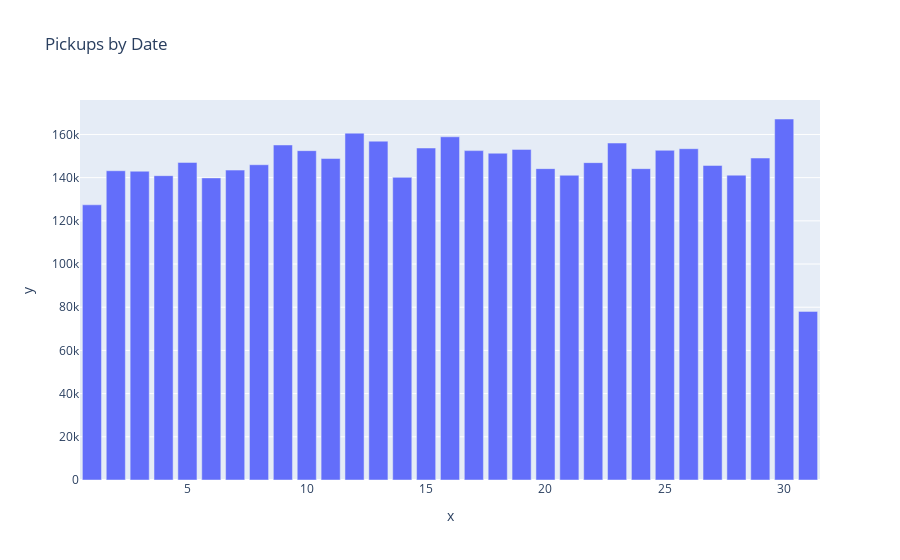

Write notebook code for a chart like this one.
### Code cell
px.bar(x=df["Date"].value_counts().index,
       y=df["Date"].value_counts(),
       title="Pickups by Date")

### Figure 1 — Plotly figure (JSON) as saved in the notebook; plotly's stock layout.template omitted (floating-point values rounded to 4 significant figures)
{"data": [{"alignmentgroup": "True", "hovertemplate": "x=%{x}<br>y=%{y}<extra></extra>", "legendgroup": "", "marker": {"color": "#636efa", "pattern": {"shape": ""}}, "name": "", "offsetgroup": "", "orientation": "v", "showlegend": false, "textposition": "auto", "type": "bar", "x": [30, 12, 16, 13, 23, 9, 15, 26, 19, 25, 17, 10, 18, 29, 11, 5, 22, 8, 27, 20, 24, 7, 2, 3, 28, 21, 4, 14, 6, 1, 31], "xaxis": "x", "y": [167160, 160606, 158921, 156892, 156032, 155135, 153726, 153405, 153088, 152667, 152524, 152500, 151319, 149086, 148860, 147054, 146952, 145984, 145652, 144179, 144169, 143503, 143201, 142983, 141157, 141112, 140923, 140148, 139886, 127430, 78073], "yaxis": "y"}], "layout": {"barmode": "relative", "legend": {"tracegroupgap": 0}, "title": {"text": "Pickups by Date"}, "xaxis": {"anchor": "y", "domain": [0, 1], "title": {"text": "x"}}, "yaxis": {"anchor": "x", "domain": [0, 1], "title": {"text": "y"}}}}
